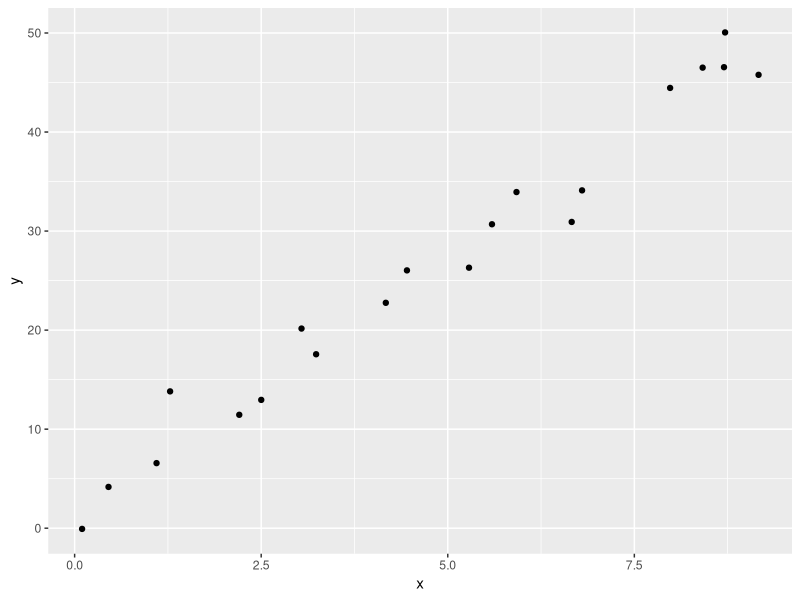
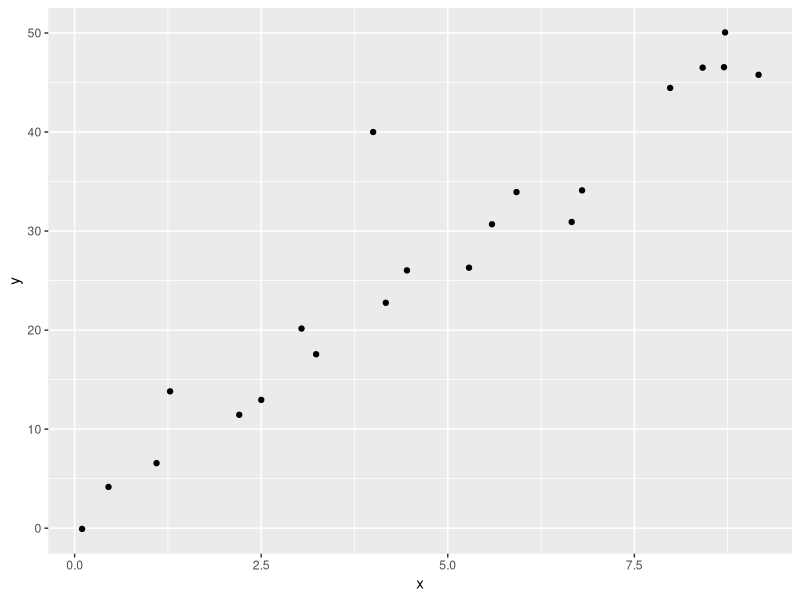
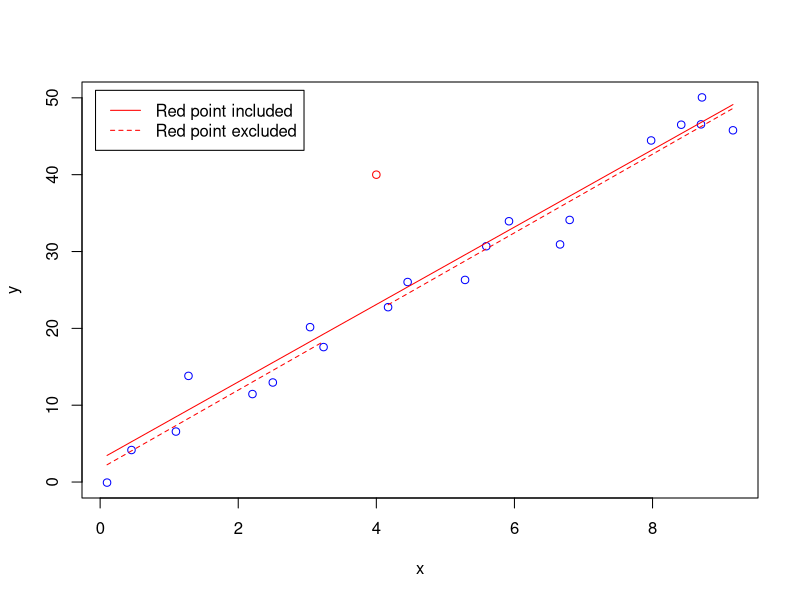
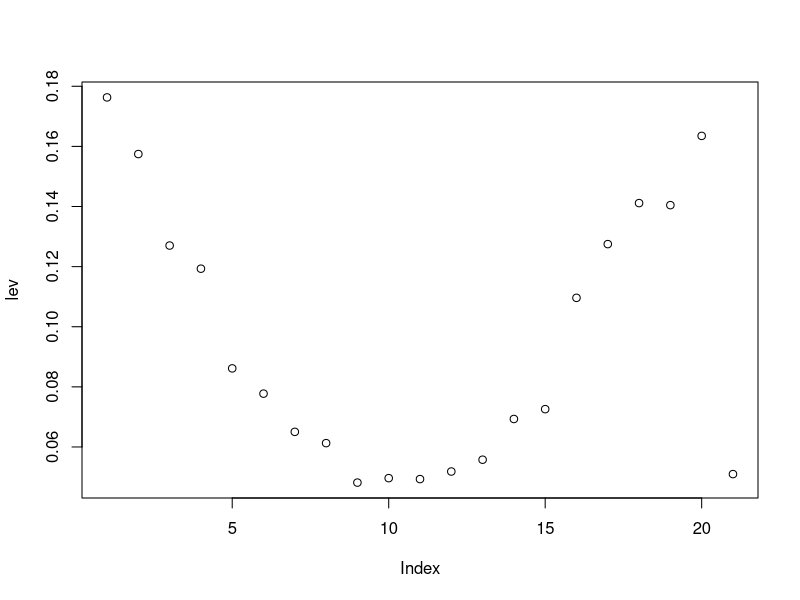
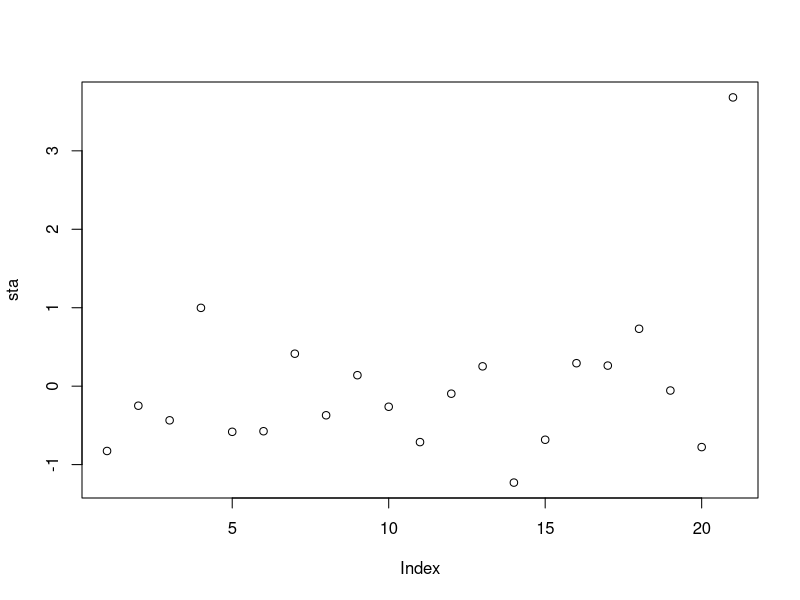
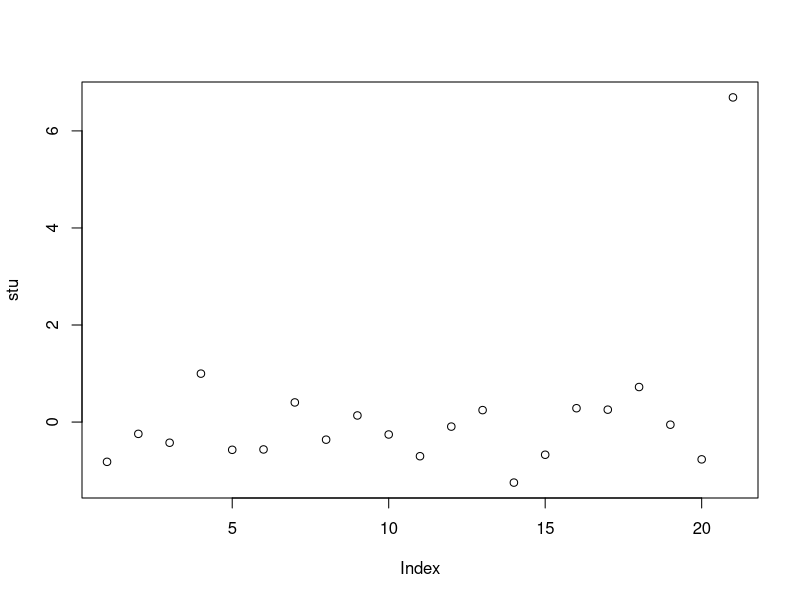
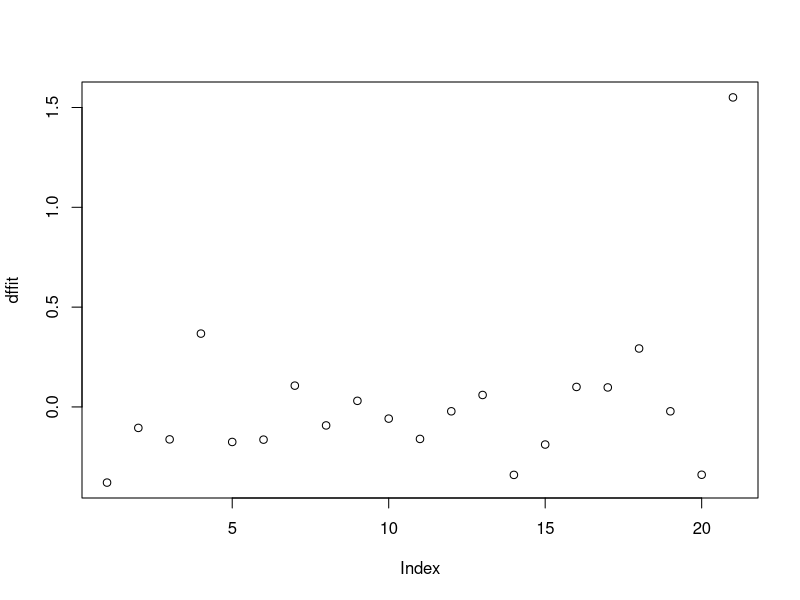
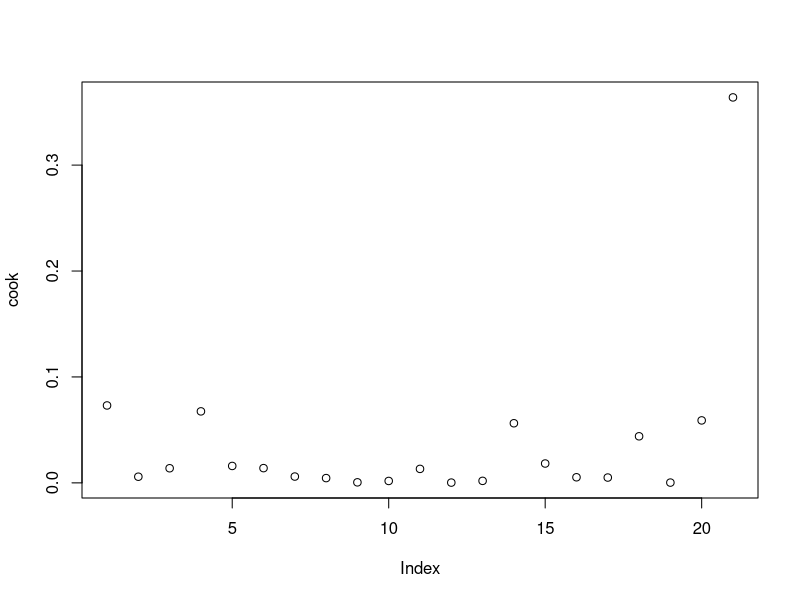

The R source for these figures, in order:
## ---- chunk 1
library(knitr)
## ---- chunk 2
# getwd()
influence1 <- read.csv("DataL11/influence1.csv", header=T)
library(ggplot2)
attach(influence1)
# head(influence1)
qplot(data=influence1, x=x, y=y)

detach(influence1)
## ---- chunk 3
influence2 <- read.csv("DataL11/influence2.csv", header=T)
attach(influence2)
# head(influence2)
qplot(data= influence2, x=x, y=y)
## ---- chunk 4
model.1 <- lm(y ~ x, data = influence2)
summary(model.1)
## ---- chunk 5
model.2 <- lm(y ~ x, subset = 1:20) # exclude obs #21
summary(model.2)
## ---- chunk 6
plot(x=x, y=y, col=ifelse(Row<=20, "blue", "red"),
     panel.last = c(lines(sort(x), fitted(model.1)[order(x)], col="red"),
                    lines(sort(x), fitted(model.2)[order(x)],
                          col="red", lty=2)))
legend("topleft", col="red", lty=c(1,2),
       inset=0.02, legend=c("Red point included", "Red point excluded"))
## ---- chunk 7
lev <- hatvalues(model.1)
round(lev, 6)
plot(lev)
## ---- chunk 8
sum(lev) # 2
## ---- chunk 9
sta <- rstandard(model.1)
round(sta, 6)
plot(sta)
## ---- chunk 10
stu <- rstudent(model.1)
round(stu, 6)
plot(stu)
## ---- chunk 11
dffit <- dffits(model.1)
round(dffit, 6)
plot(dffit)
## ---- chunk 12
cook <- cooks.distance(model.1)
round(cook, 6)
plot(cook)
detach(influence2)
## ---- chunk 13
influence3 <- read.csv("DataL11/influence3.csv", header=T)
attach(influence3)
plot(x, y)
## ---- chunk 14
model.1 <- lm(y ~ x)
summary(model.1)
## ---- chunk 15
model.2 <- lm(y ~ x, subset=1:20) # exclude obs #21
summary(model.2)
## ---- chunk 16
plot(x=x, y=y, col=ifelse(Row<=20, "blue", "red"),
     panel.last = c(lines(sort(x), fitted(model.1)[order(x)], col="red"),
                    lines(sort(x[-21]), fitted(model.2)[order(x[-21])],
                          col="red", lty=2)))
legend("topleft", col="red", lty=c(1,2),
       inset=0.02, legend=c("Red point included", "Red point excluded"))

## ---- chunk 17
lev <- hatvalues(model.1)
round(lev, 6)
## ---- chunk 18
dffit <- dffits(model.1)
round(dffit, 6)
## ---- chunk 19
cook <- cooks.distance(model.1)
round(cook, 6)
plot(cook)
detach(influence3)
## ---- chunk 20
influence4 <- read.csv("DataL11/influence4.csv", header=T)
attach(influence4)

qplot(x, y)
## ---- chunk 21
model.1 <- lm(y ~ x)
summary(model.1)
## ---- chunk 22
model.2 <- lm(y ~ x, subset=1:20) # exclude obs #21
summary(model.2)
## ---- chunk 23
qplot(data=influence4, x=x, y=y) +
  geom_line(aes(x=x, y=model.1$fitted.values, colour="whole data")) +
  geom_line(data=influence4[-21, ], aes(x=x, y=model.2$fitted.values, colour="no outlier")) +
  xlim(c(0, 16))

# influence4[-21, ]            
## ---- chunk 24
plot(x=x, y=y, col=ifelse(Row<=20, "blue", "red"),
     panel.last = c(lines(sort(x), fitted(model.1)[order(x)], col="red"),
                    lines(sort(x[-21]), fitted(model.2)[order(x[-21])],
                          col="red", lty=2)))
legend("topleft", col="red", lty=c(1,2),
       inset=0.02, legend=c("Red point included", "Red point excluded"))

## ---- chunk 25
summary(influence.measures(model.1))
## ---- chunk 26
lev <- hatvalues(model.1)
round(lev, 6)
## ---- chunk 27
sum(lev) # 2
## ---- chunk 28
dffit <- dffits(model.1)
round(dffit, 6)
## ---- chunk 29
cook <- cooks.distance(model.1)
round(cook, 6)
plot(cook)
detach(influence4)
## ---- chunk 30
heightfoot <- read.table("DataL11/height_foot.txt", header=T)
attach(heightfoot)

qplot(height, foot)
## ---- chunk 31
model.1 <- lm(foot ~ height)
summary(model.1)
## ---- chunk 32
which(height>80) # 28
model.2 <- lm(foot ~ height, subset=(1:33)[-28]) # exclude obs #28
summary(model.2)
## ---- chunk 33
dffit <- dffits(model.1)
dffit[28] # -3.200223
## ---- chunk 34
cook <- cooks.distance(model.1)
cook[28] # 3.274466

detach(heightfoot)
## ---- chunk 35
infectionrisk <- read.csv("DataL11/hospital_infct_03.csv", header=T)
attach(infectionrisk)
head(infectionrisk)
model <- lm(InfctRsk ~ Stay)
summary(model)
## ---- chunk 36
qplot(data=infectionrisk, x=Stay, y=InfctRsk) +
  geom_line(aes(x=Stay, y= model$fitted.values), col='blue')

# fitted(model)
# x
# names(model)
# model$fitted.values
## ---- chunk 37
summary(influence.measures(model)) # summarize dffit, cook's dist and hat value
detach(infectionrisk)
